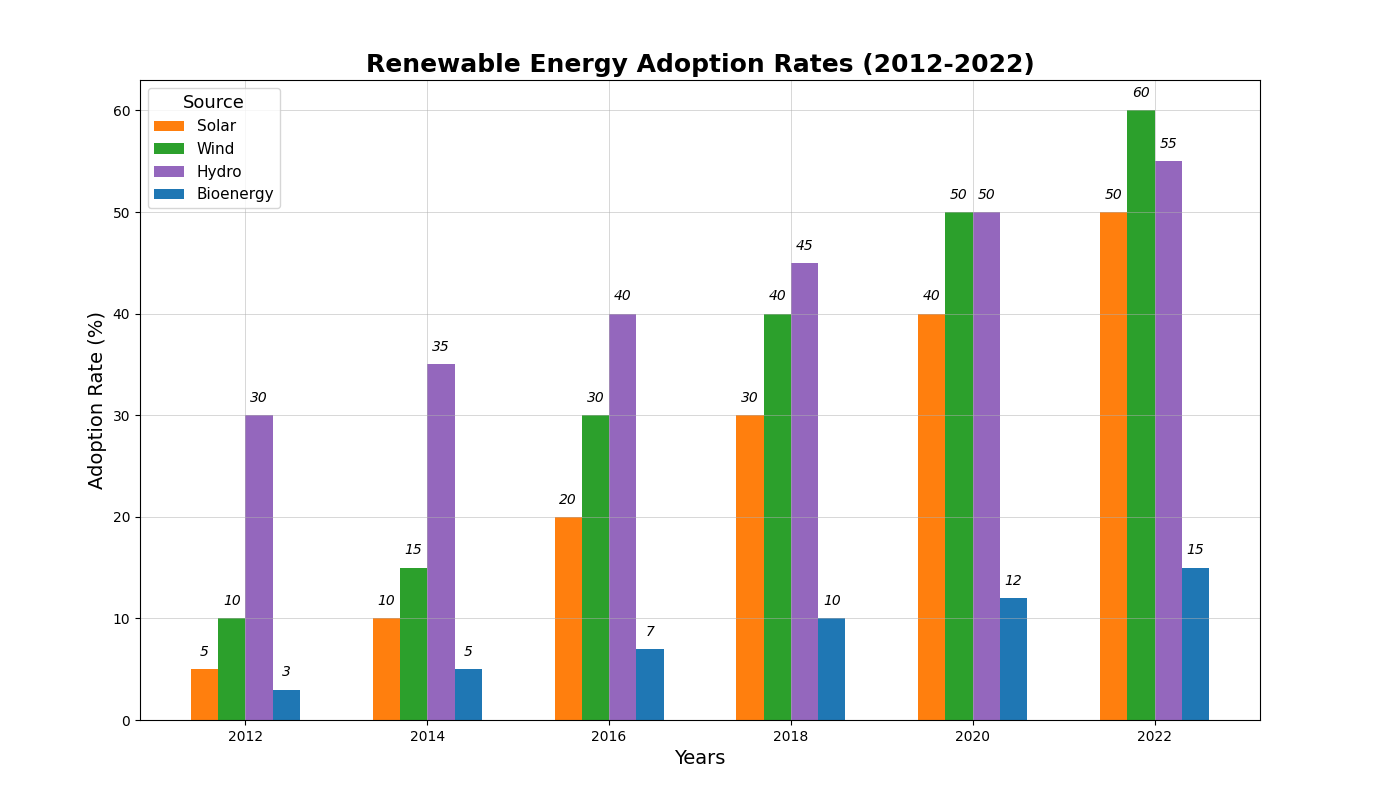

The Python source for this figure:
import matplotlib.pyplot as plt
import numpy as np

# Define the data for the bar chart
years = ['2012', '2014', '2016', '2018', '2020', '2022']
energy_sources = ['Solar', 'Wind', 'Hydro', 'Bioenergy']

# Adoption data in percentage (rows: years, columns: energy sources)
adoption_data = np.array([
    [5, 10, 30, 3],   
    [10, 15, 35, 5],  
    [20, 30, 40, 7],  
    [30, 40, 45, 10], 
    [40, 50, 50, 12], 
    [50, 60, 55, 15]  
])

# Shuffled colors
colors = ['#ff7f0e', '#2ca02c', '#9467bd', '#1f77b4']

# Prepare the figure
fig, ax = plt.subplots(figsize=(14, 8))

# Plot each energy source's adoption data with altered styles
bar_width = 0.15
x = np.arange(len(years))
marker_styles = ['o', 's', '^', 'D']  # Added marker styles for visual variety

for idx, source in enumerate(energy_sources):
    ax.bar(x + idx * bar_width, adoption_data[:, idx], width=bar_width, label=source, color=colors[idx])

# Set labels and title
ax.set_xlabel('Years', fontsize=14)
ax.set_ylabel('Adoption Rate (%)', fontsize=14)
ax.set_title('Renewable Energy Adoption Rates (2012-2022)', fontsize=18, fontweight='bold')

# Set x-ticks positions and labels
ax.set_xticks(x + bar_width * (len(energy_sources) - 1) / 2)
ax.set_xticklabels(years)

# Add legend with altered styles
ax.legend(title='Source', fontsize=11, title_fontsize=13, loc='upper left')

# Configure the grid with new line style
ax.grid(True, which='both', linestyle='-', linewidth=0.7, alpha=0.5)

# Annotate bars with values
for idx, source in enumerate(energy_sources):
    for i in range(len(years)):
        ax.text(x[i] + idx * bar_width, adoption_data[i, idx] + 1, str(adoption_data[i, idx]), 
                ha='center', va='bottom', fontstyle='italic')  # Added italic fontstyle for annotations

# Adjust layout
plt.subplots_adjust(left=0.1, right=0.9, top=0.9, bottom=0.1)

# Display the plot
plt.show()
